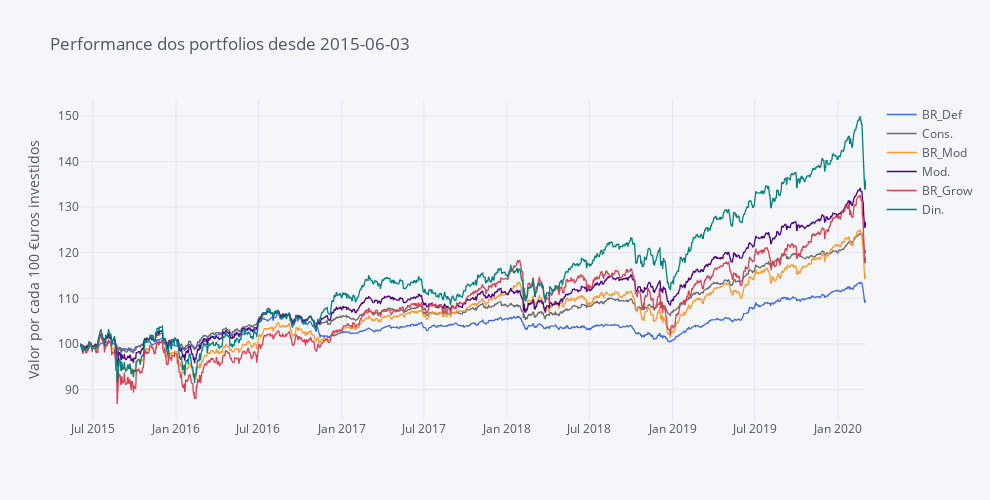

The cell this chart's notebook holds for it:
### Code cell
round(Portfolios, 2).iplot(dimensions=fa.dimensions, colors=fa.colors, title='Performance dos portfolios desde ' + Begin, yTitle='Valor por cada 100 €uros investidos')

### Figure 1 — Plotly figure (JSON) as saved in the notebook; plotly's stock layout.template omitted (floating-point values rounded to 4 significant figures; data arrays with more than 128 entries replaced by an {"elided": "..."} marker saying what was removed)
{"data": [{"line": {"color": "rgba(65, 105, 225, 1.0)", "dash": "solid", "shape": "linear", "width": 1.3}, "mode": "lines", "name": "BR_Def", "text": "", "type": "scatter", "x": {"elided": "1736 str values"}, "y": {"elided": "1736 float values"}}, {"line": {"color": "rgba(105, 105, 105, 1.0)", "dash": "solid", "shape": "linear", "width": 1.3}, "mode": "lines", "name": "Cons.", "text": "", "type": "scatter", "x": {"elided": "1736 str values"}, "y": {"elided": "1736 float values"}}, {"line": {"color": "rgba(255, 153, 51, 1.0)", "dash": "solid", "shape": "linear", "width": 1.3}, "mode": "lines", "name": "BR_Mod", "text": "", "type": "scatter", "x": {"elided": "1736 str values"}, "y": {"elided": "1736 float values"}}, {"line": {"color": "rgba(75, 0, 130, 1.0)", "dash": "solid", "shape": "linear", "width": 1.3}, "mode": "lines", "name": "Mod.", "text": "", "type": "scatter", "x": {"elided": "1736 str values"}, "y": {"elided": "1736 float values"}}, {"line": {"color": "rgba(219, 64, 82, 1.0)", "dash": "solid", "shape": "linear", "width": 1.3}, "mode": "lines", "name": "BR_Grow", "text": "", "type": "scatter", "x": {"elided": "1736 str values"}, "y": {"elided": "1736 float values"}}, {"line": {"color": "rgba(0, 128, 128, 1.0)", "dash": "solid", "shape": "linear", "width": 1.3}, "mode": "lines", "name": "Din.", "text": "", "type": "scatter", "x": {"elided": "1736 str values"}, "y": {"elided": "1736 float values"}}], "layout": {"height": 500, "legend": {"bgcolor": "#F5F6F9", "font": {"color": "#4D5663"}}, "paper_bgcolor": "#F5F6F9", "plot_bgcolor": "#F5F6F9", "title": {"font": {"color": "#4D5663"}, "text": "Performance dos portfolios desde 2015-06-03"}, "width": 990, "xaxis": {"autorange": true, "gridcolor": "#E1E5ED", "range": ["2015-06-03", "2020-03-03"], "showgrid": true, "tickfont": {"color": "#4D5663"}, "title": {"font": {"color": "#4D5663"}, "text": ""}, "type": "date", "zerolinecolor": "#E1E5ED"}, "yaxis": {"autorange": true, "gridcolor": "#E1E5ED", "range": [83.31, 153.5], "showgrid": true, "tickfont": {"color": "#4D5663"}, "title": {"font": {"color": "#4D5663"}, "text": "Valor por cada 100 €uros investidos"}, "type": "linear", "zerolinecolor": "#E1E5ED"}}}
